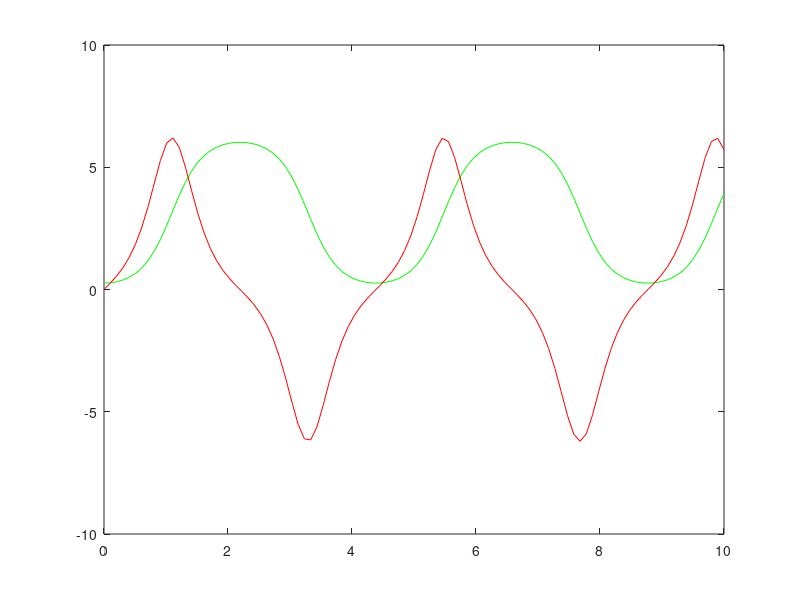

MATLAB code for this plot:
# Free pendulum simulation
0; # hack to force script not function m-file

#{
Equation of motion: 
	Th'' = g/L * sin(Th)

ODE system:
	dx = y
	dy = g/L * sin(x)
#}

function xdot = f(x, t)

	L = 1.0;
	g = 9.8;

	xdot = zeros(2, 1);

	# dx
	xdot(1) = x(2);

	# dy
	xdot(2) = g / L * sin(x(1));

endfunction

t = linspace(0, 10, 100);
y = lsode("f", [pi/12; 0.0], t);

plot(t, y'(1, :), 'g-', t, y'(2, :), 'r-');
